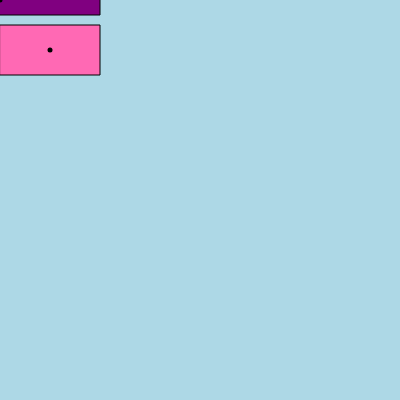
Frame 1 (no input)
Frame 60 (no input): identical to frame 1, image omitted
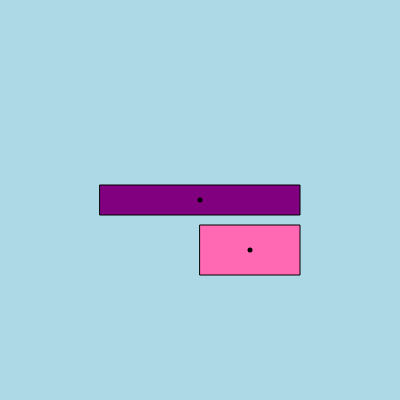
Frame 120 (the mouse pressed at the canvas centre since frame 60)

The p5.js sketch that drew these frames (run headless with seeded random() and noise() and a simulated clock; from frame 60 on, the mouse is pressed at the canvas centre):

// p5.js sketch
// ── sketch.js
function setup() {
  createCanvas(400, 400);
  rectMode(CENTER); //coordinate di rif centrali e non più del punto in alto a sx
}

function draw() {
  background("lightblue");
  strokeWeight(1);
  fill("hotpink"); 
  // translate(100,100);
  translate(mouseX,mouseY);
  rect(50, 50, 100, 50);
  // --> rect in realtà a 50+100 50+100
  fill("purple");
  rect(0,0, 200,30);
  strokeWeight(5);
  point(0,0);
  point(50,50);
}
